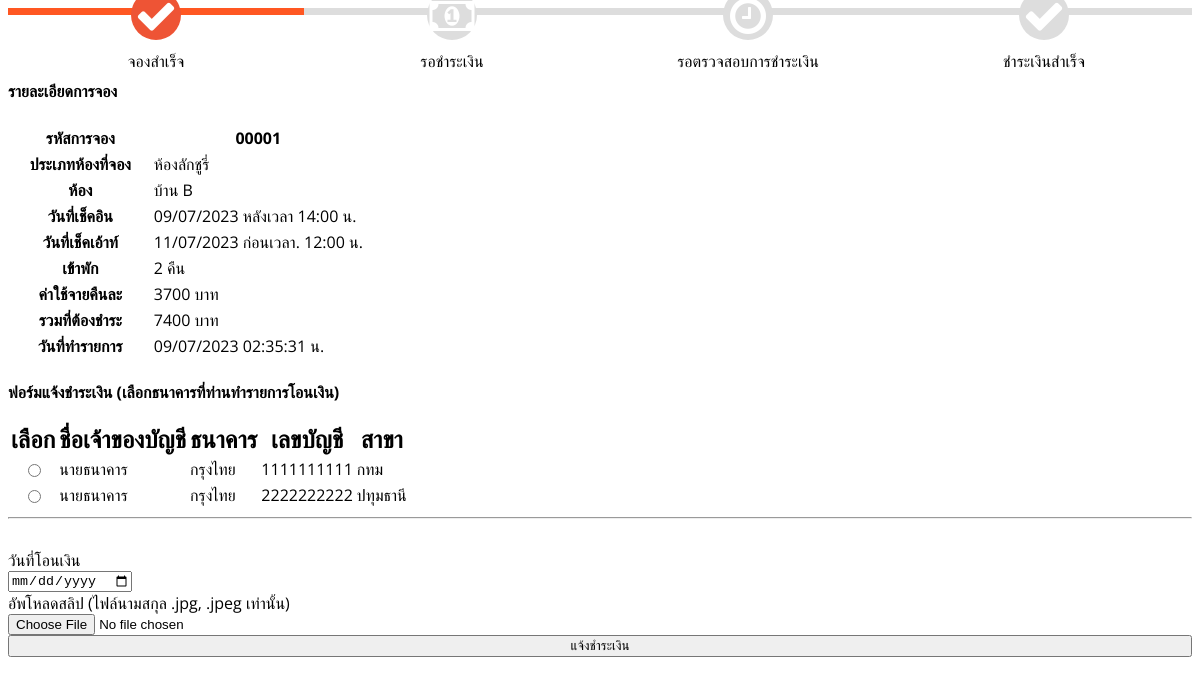
Page /booking_payment_form.php?booking_id=1 on the committed database.
### tables this page shows
CREATE TABLE `tb_booking` (
  `booking_id` int(5) UNSIGNED ZEROFILL NOT NULL,
  `user_id` int(11) NOT NULL,
  `room_id` int(11) DEFAULT 0,
  `checkInDate` datetime NOT NULL,
  `checkOutDate` datetime NOT NULL,
  `totalDate` int(11) NOT NULL,
  `booking_amount` int(11) NOT NULL COMMENT 'ยอดรวม',
  `booking_status` int(11) NOT NULL DEFAULT 2 COMMENT '0 ยกเลิก 1 เช็คเอ้า 2 รอชำระเงิน, 3 รอตรวจสอบชำระเงิน 4 รอเข้าพัก 5 เช็คอิน',
  `staff_id` int(11) NOT NULL DEFAULT 0 COMMENT 'ไอดี พนง. ที่ทำรายการ',
  `bank_id` int(11) NOT NULL DEFAULT 0,
  `slip` varchar(100) DEFAULT NULL COMMENT 'สลิปโอนเงิน',
  `payDate` date DEFAULT NULL COMMENT 'วันที่จ่าย',
  `remark` text DEFAULT NULL COMMENT 'ระบุเหตุผลที่ยกเลิก',
  `car_no` varchar(100) DEFAULT NULL COMMENT 'ทะเบียนรถ',
  `damage_detail` varchar(200) DEFAULT NULL COMMENT 'ความเสียหายที่เกิดขึ้น',
  `damage_total` int(5) NOT NULL DEFAULT 0 COMMENT 'ค่าเสียหาย (บาท)',
  `dateCreate` timestamp NOT NULL DEFAULT current_timestamp()
);

CREATE TABLE `tb_room_type` (
  `type_id` int(3) NOT NULL,
  `type_name` varchar(100) NOT NULL
);

CREATE TABLE `tb_room` (
  `room_id` int(3) NOT NULL,
  `type_id` int(11) NOT NULL,
  `room_number` varchar(100) NOT NULL,
  `room_detail` text NOT NULL,
  `room_service` varchar(500) NOT NULL,
  `room_price` varchar(100) NOT NULL,
  `room_capacity` int(2) NOT NULL DEFAULT 0 COMMENT 'จำนวนผู้เข้าพักสูงสุด',
  `room_size` int(3) NOT NULL DEFAULT 0 COMMENT 'ขนาดห้องพัก ตรม.',
  `room_bed` varchar(100) DEFAULT NULL COMMENT 'ประเภทเตียง',
  `room_img` varchar(500) NOT NULL
);

CREATE TABLE `tb_bank` (
  `bank_id` int(3) NOT NULL,
  `bank_name` varchar(100) NOT NULL,
  `ac_name` varchar(100) NOT NULL,
  `bank_number` varchar(100) NOT NULL,
  `bank_branch` varchar(100) NOT NULL,
  `bank_img` varchar(500) NOT NULL
);

### booking_payment_form.php (the view, shortened to what this page needs)
<link rel="stylesheet" href="https://cdnjs.cloudflare.com/ajax/libs/font-awesome/4.7.0/css/font-awesome.min.css">
<?php
$booking_id = $_GET['booking_id'];
$bookingDetail ="
SELECT * FROM
tb_booking as b
INNER JOIN tb_ac_admin as a ON b.user_id=a.admin_id
INNER JOIN tb_room as r ON b.room_id=r.room_id
INNER JOIN tb_room_type as t ON r.type_id=t.type_id
WHERE b.booking_id=$booking_id
GROUP BY b.booking_id";
$rsbD = mysqli_query($Connection, $bookingDetail) or die (mysqli_error($Connection));
$rwbD = mysqli_fetch_assoc($rsbD);
?>
<div class="container mb-5 mt-5">
  <div  class="row">
    <div class="col-sm-12">
        <div class="track">
           <div class="step active"> <span class="icon"> <i class="fa fa-check" style="font-size:42px;color:white; margin-top: 5px;"></i> </span> <span class="text">จองสำเร็จ</span> </div>
          <div class="step"> <span class="icon"> <i class="fa fa-money" style="font-size:42px;color:white; margin-top: 5px;"></i> </span> <span class="text">รอชำระเงิน</span> </div>
          <div class="step"> <span class="icon"> <i class="fa fa-clock-o" style="font-size:42px;color:white; margin-top: 5px;"></i> </span> <span class="text"> รอตรวจสอบการชำระเงิน</span> </div>
          <div class="step"> <span class="icon"> <i class="fa fa-check" style="font-size:42px;color:white; margin-top: 5px;"></i></span> <span class="text">ชำระเงินสำเร็จ</span> </div>
        </div>
      </div>
  </div>
</div>
<form action="" method="post" enctype="multipart/form-data">
<div class="row">
	<div class="col-sm-5">
		<h4>รายละเอียดการจอง</h4>
		<table class="table table-bordered table-hover">
			<tbody>
				<tr class="table-info">
					<th width="40%">รหัสการจอง</th>
					<th width="60%"><?=$rwbD['booking_id'];?></th>
				</tr>
				<tr>
					<th width="40%">ประเภทห้องที่จอง</th>
					<td width="60%"><?=$rwbD['type_name'];?></td>
				</tr>
        <tr>
          <th width="40%">ห้อง</th>
          <td width="60%"><?=$rwbD['room_number'];?></td>
        </tr>
				<tr>
					<th width="40%">วันที่เช็คอิน</th>
					<td width="60%">
						<?=date('d/m/Y', strtotime($rwbD['checkInDate']));?>
						หลังเวลา <?=date('H:i', strtotime($rwbD['checkInDate']));?> น.
						</td>
				</tr>
				<tr>
					<th width="40%">วันที่เช็คเอ้าท์</th>
					<td width="60%">
						<?=date('d/m/Y', strtotime($rwbD['checkOutDate']));?>
						ก่อนเวลา. <?=date('H:i', strtotime($rwbD['checkOutDate']));?> น.
						</td>
				</tr>
				<tr>
					<th width="40%">เข้าพัก</th>
					<td width="60%"><?=$rwbD['totalDate'];?> คืน </td>
				</tr>
				<tr>
					<th width="40%">ค่าใช้จายคืนละ</th>
					<td width="60%"><?php echo $rwbD['booking_amount'] / $rwbD['totalDate'];?> บาท </td>
				</tr>
				<tr>
					<th width="40%">รวมที่ต้องชำระ</th>
					<td width="60%"><?=$rwbD['booking_amount'];?> บาท </td>
				</tr>
				<tr>
					<th width="40%">วันที่ทำรายการ</th>
					<td width="60%"><?=date('d/m/Y H:i:s', strtotime($rwbD['dateCreate']));?> น. </td>
				</tr>
			</tbody>
		</table>
	</div>
	<div class="col-sm-7">
		<h4>ฟอร์มแจ้งชำระเงิน (เลือกธนาคารที่ท่านทำรายการโอนเงิน)</h4>
<?php
$sqlb= "SELECT * FROM tb_bank";
$result = mysqli_query($Connection, $sqlb) or die (mysqli_error($Connection));
?>
<table class="table table-striped table-bordered table-sm">
  <thead>
    <tr class="table-success">
      <th><font face="TH Sarabun New" size="5"> เลือก </font></th>
      <th><font face="TH Sarabun New" size="5"> ชื่อเจ้าของบัญชี</font></th>
      <th><font face="TH Sarabun New" size="5"> ธนาคาร</font></th>
      <th><font face="TH Sarabun New" size="5"> เลขบัญชี</font></th>
      <th><font face="TH Sarabun New" size="5"> สาขา</font></th>
    </tr>
  </thead>
  <tbody>
    <?php $i=1; foreach ($result as $row_result) {  ?>
    <tr>
      <td align="center"> <input type="radio" name="bank_id" required value="<?php echo $row_result["bank_id"];?>"></td>
      <td><?php echo $row_result["ac_name"];?></td>
      <td><?php echo $row_result["bank_name"];?></td>
      <td><?php echo $row_result["bank_number"];?></td>
      <td><?php echo $row_result["bank_branch"];?></td>
    </tr>
    <?php } ?>
  </tbody>
</table>
<hr> <br>
วันที่โอนเงิน <br>
<input type="date" name="payDate" required class="form-control">
<br>
อัพโหลดสลิป (ไฟล์นามสกุล .jpg, .jpeg เท่านั้น)<br>
<input type="file" name="slip" required accept="image/*" class="form-control">
<br>
<button type="submit"  class="btn btn-primary" style="width: 100%">แจ้งชำระเงิน</button>
</div>
</div>
</form>

### booking_payment_form.php (style rules this page uses)
.track { position: relative;background-color: #ddd;height: 7px;display: -webkit-box;display: -ms-flexbox;display: flex;margin-bottom: 60px;margin-top: 50px }
.track .step { -webkit-box-flex: 1;-ms-flex-positive: 1;flex-grow: 1;width: 25%;margin-top: -18px;text-align: center;position: relative }
.track .step.active:before { background: #FF5722 }
.track .step::before { height: 7px;position: absolute;content: "";width: 100%;left: 0;top: 18px }
.track .step.active .icon { background: #ee5435;color: #fff; }
.track .icon { display: inline-block;width: 50px;height: 50px;line-height: 50px;position: relative;border-radius: 100%;background: #ddd }
.track .step.active .text { font-weight: 400;color: #000 }
.track .text { display: block;margin-top: 10px }
.track { margin: auto; width: 100%; }

### rows in the picture
tb_booking: booking_id "00001", tb_room_type.type_name "ห้องลักชูรี่", room.room_number "บ้าน B", checkInDate "09/07/2023", checkInDate "14:00", checkOutDate "11/07/2023", checkOutDate "12:00", totalDate "2", $rwbD['booking_amount'] / $rwbD['totalDate'] "3700", booking_amount "7400", dateCreate "09/07/2023 02:35:31"
tb_bank: ac_name "นายธนาคาร", bank_name "กรุงไทย", bank_number "1111111111", bank_branch "กทม"
tb_bank: ac_name "นายธนาคาร", bank_name "กรุงไทย", bank_number "2222222222", bank_branch "ปทุมธานี"
